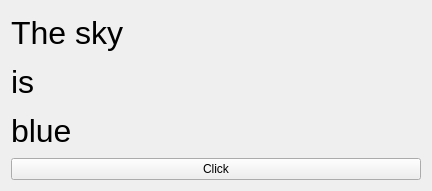
<?xml version="1.0" encoding="UTF-8"?>
<ui version="4.0">
 <class>Widget</class>
 <widget class="QWidget" name="Widget">
  <property name="geometry">
   <rect>
    <x>0</x>
    <y>0</y>
    <width>432</width>
    <height>191</height>
   </rect>
  </property>
  <property name="windowTitle">
   <string>Form</string>
  </property>
  <layout class="QVBoxLayout" name="verticalLayout">
   <item>
    <widget class="QLabel" name="the_sky_label">
     <property name="font">
      <font>
       <pointsize>24</pointsize>
      </font>
     </property>
     <property name="text">
      <string>The sky</string>
     </property>
    </widget>
   </item>
   <item>
    <widget class="QLabel" name="is_label">
     <property name="font">
      <font>
       <pointsize>24</pointsize>
      </font>
     </property>
     <property name="text">
      <string>is</string>
     </property>
    </widget>
   </item>
   <item>
    <widget class="QLabel" name="blue_label">
     <property name="font">
      <font>
       <pointsize>24</pointsize>
      </font>
     </property>
     <property name="text">
      <string>blue</string>
     </property>
    </widget>
   </item>
   <item>
    <widget class="QPushButton" name="button">
     <property name="text">
      <string>Click</string>
     </property>
    </widget>
   </item>
  </layout>
 </widget>
 <resources/>
 <connections/>
</ui>
